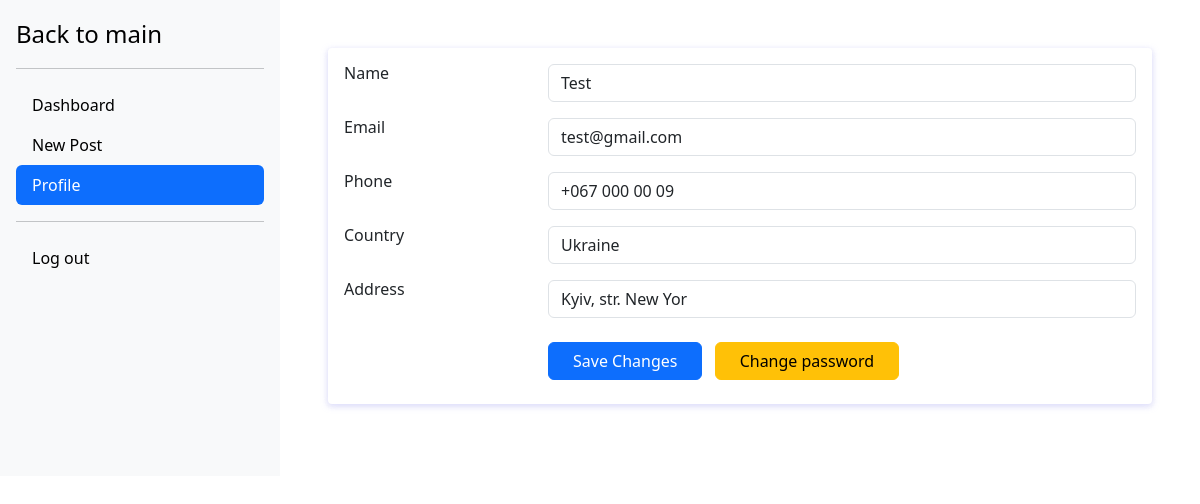
/user/profile (signed in), run on the app's committed database.
### tables this page shows
CREATE TABLE `user` (
  `id` int(11) NOT NULL,
  `name` varchar(64) NOT NULL,
  `email` varchar(256) NOT NULL,
  `password` varchar(256) NOT NULL,
  `phone` varchar(32) NOT NULL,
  `country` varchar(128) NOT NULL,
  `address` varchar(256) NOT NULL
);

### user/profile.php (the view, shortened to what this page needs)
<?php
require '../backend/connect.php';
$cookieName = $_COOKIE['name'];
$cookieEmail = $_COOKIE['email'];
$result = $conn->query("SELECT * FROM `user` WHERE `name` = '$cookieName' AND `email` = '$cookieEmail'");
$user = $result->fetch_assoc();
?>
<!DOCTYPE html>
<html lang="en">
<head>
    <link href="https://cdn.jsdelivr.net/npm/bootstrap@5.3.0/dist/css/bootstrap.min.css" rel="stylesheet"
>
    <link rel="stylesheet" href="../css/style.css">
    <link rel="stylesheet" href="../css/profile.css">
</head>
<body class="d-flex">
    <div class="d-flex flex-column flex-shrink-0 p-3 bg-body-tertiary" style="width: 280px;">
        <a href="../" class="d-flex align-items-center mb-3 mb-md-0 me-md-auto link-body-emphasis text-decoration-none">
            <span class="fs-4">Back to main</span>
        </a>
        <hr>
        <ul class="nav nav-pills flex-column mb-auto">
            <li class="nav-item">
                <a href="./dashboard" class="nav-link link-body-emphasis" aria-current="page">
                    Dashboard
                </a>
            </li>
            <li>
                <a href="./new-post" class="nav-link link-body-emphasis">
                    New Post
                </a>
            </li>
            <li>
                <a href="./profile" class="nav-link active">
                    Profile
                </a>
            </li>
            <hr>
            <li>
                <a href="../backend/sign-out.php" class="nav-link link-body-emphasis">
                    Log out
                </a>
            </li>
        </ul>
    </div>
    <main class="p-5 w-100">
        <form method="post" action="../backend/update-profile.php" class="card">
            <div class="card-body">
                <div class="row mb-3">
                    <div class="col-sm-3">
                        <h6 class="mb-0">Name</h6>
                    </div>
                    <div class="col-sm-9 text-secondary">
                        <input type="text" class="form-control" name="name" value="<?php echo $user['name']; ?>">
                    </div>
                </div>
                <div class="row mb-3">
                    <div class="col-sm-3">
                        <h6 class="mb-0">Email</h6>
                    </div>
                    <div class="col-sm-9 text-secondary">
                        <input type="text" class="form-control" name="email" value="<?php echo $user['email']; ?>">
                    </div>
                </div>
                <div class="row mb-3">
                    <div class="col-sm-3">
                        <h6 class="mb-0">Phone</h6>
                    </div>
                    <div class="col-sm-9 text-secondary">
                        <input type="text" class="form-control" name="phone" value="<?php echo $user['phone']; ?>">
                    </div>
                </div>
                <div class="row mb-3">
                    <div class="col-sm-3">
                        <h6 class="mb-0">Country</h6>
                    </div>
                    <div class="col-sm-9 text-secondary">
                        <input type="text" class="form-control" name="country" value="<?php echo $user['country']; ?>">
                    </div>
                </div>
                <div class="row mb-3">
                    <div class="col-sm-3">
                        <h6 class="mb-0">Address</h6>
                    </div>
                    <div class="col-sm-9 text-secondary">
                        <input type="text" class="form-control" name="address" value="<?php echo $user['address']; ?>">
                    </div>
                </div>
                <div class="row">
                    <div class="col-sm-3"></div>
                    <div class="col-sm-9 text-secondary">
                        <button type="submit" class="btn btn-primary px-4">Save Changes</button>
                        <button type="button" class="btn btn-warning px-4 m-2" onclick="showPasswordChange()">Change password</button>
                    </div>
                </div>
            </div>
        </form>
    </main>
</body>
</html>

### css/profile.css (style rules this page uses)
.card { position: relative; display: flex; flex-direction: column; min-width: 0; word-wrap: break-word; background-color: #fff; background-clip: border-box; border: 0 solid transparent; border-radius: .25rem; margin-bottom: 1.5rem; box-shadow: 0 2px 6px 0 rgb(218 218 253 / 65%), 0 2px 6px 0 rgb(206 206 238 / 54%); }

### data on the page
user: name "Test", email "test@gmail.com", phone "+067 000 00 09", country "Ukraine", address "Kyiv, str. New Yor"
